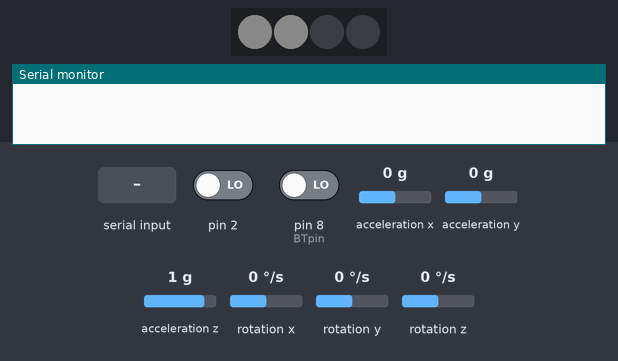
The sketch below on a simulated Arduino Uno, built with avr-gcc and run on an emulated ATmega328P. Parts: 4 RGB LEDs in strip order, left to right, the last lines printed to the serial monitor. Inputs (shaded band) come from the test bench; at power-on: rotation x 0 °/s, rotation y 0 °/s, rotation z 0 °/s, pin 2 LOW, pin 8 (BTpin) LOW, acceleration x 0 g, acceleration y 0 g, acceleration z 1 g. Dim RGB values are drawn brighter than linear; the local clock reads 2024-03-15 10:24:30 at power-on unless the sketch sets it; storage starts empty; the sensor or clock chip raises its interrupt line as the real part does.

Above: at 6.5 s.
6.6 s: "0," received over the second serial link
At 7.3 s:
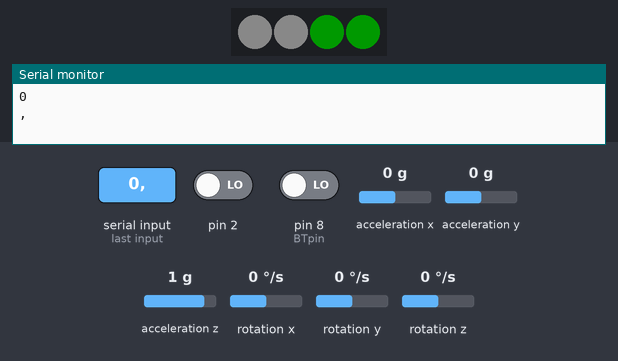
8.1 s: rotation x set to 100 °/s
At 10.5 s:
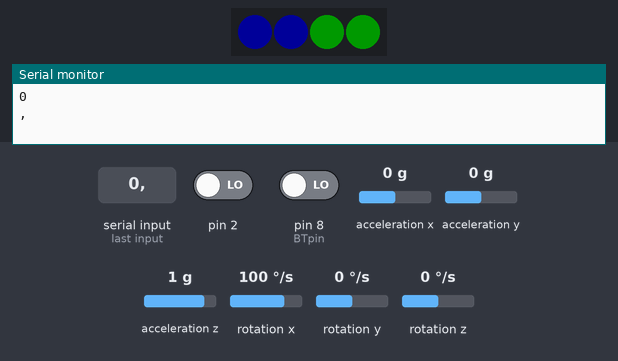
11.1 s: "1," received over the second serial link
At 12.1 s:
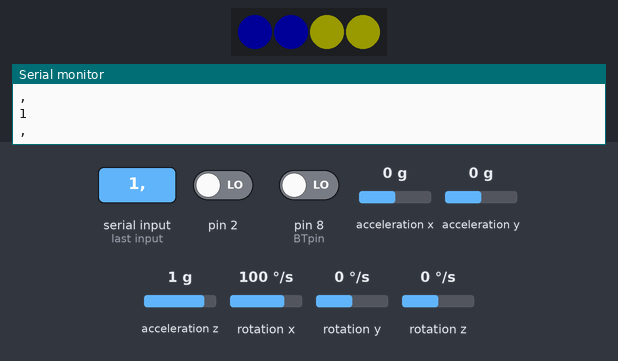
12.7 s: "2," received over the second serial link
At 13.9 s:
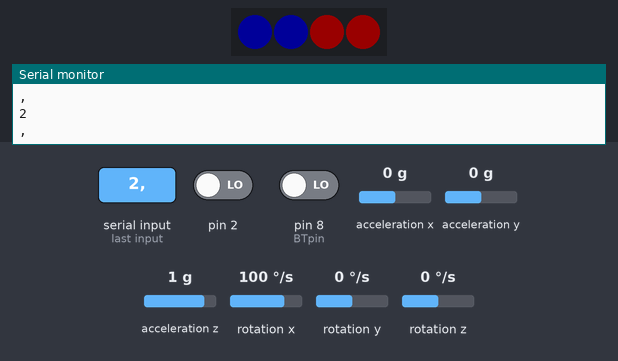
14.2 s: rotation y set to -100 °/s
At 17.0 s:
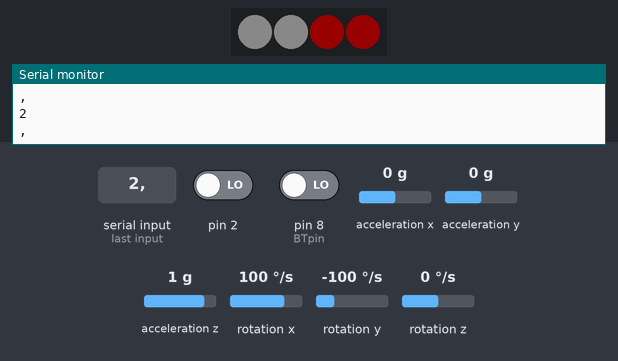
17.2 s: rotation z set to 8 °/s
At 19.3 s:
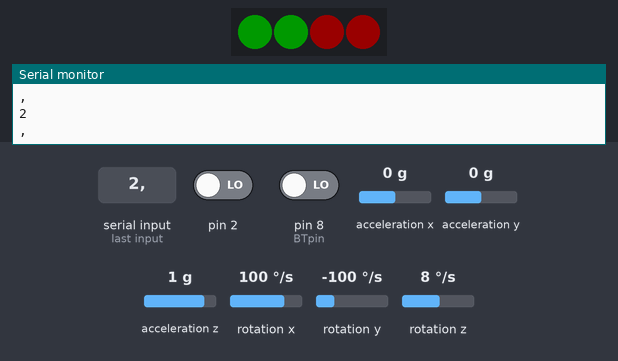
Timing chart, 0 to 20.8 s (numbered marks = the images above; inputs shaded):
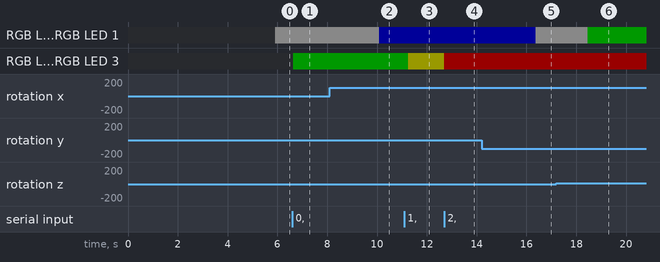

The sketch:

SVM_real_testing.ino
```cpp
  #include <SoftwareSerial.h>
#include <virtuabotixRTC.h>
#include "I2Cdev.h"
#include "SdFat.h"
#include <PololuLedStrip.h>

PololuLedStrip<9> ledStrip;
rgb_color colors[4];


#define SD_CS_PIN 10
SdFat SD;
File myFile;
#include "MPU6050_6Axis_MotionApps20.h"

MPU6050 mpu;

#define OUTPUT_READABLE_YAWPITCHROLL
#define OUTPUT_READABLE_REALACCEL

#define PIN_CLK 7
#define PIN_DAT 6
#define PIN_RST 5
virtuabotixRTC my_rtc(PIN_CLK, PIN_DAT, PIN_RST);

//for Bluetooth device
int BTpin = 8;
SoftwareSerial mySerial(4, 3); // RX, TX


// MPU control/status vars
bool dmpReady = false;  // set true if DMP init was successful
uint8_t mpuIntStatus;   // holds actual interrupt status byte from MPU
uint8_t devStatus;      // return status after each device operation (0 = success, !0 = error)
uint16_t packetSize;    // expected DMP packet size (default is 42 bytes)
uint16_t fifoCount;     // count of all bytes currently in FIFO
uint8_t fifoBuffer[64]; // FIFO storage buffer

// orientation/motion vars
Quaternion q;           // [w, x, y, z]         quaternion container
VectorInt16 aa;         // [x, y, z]            accel sensor measurements
VectorInt16 aaReal;     // [x, y, z]            gravity-free accel sensor measurements
VectorInt16 aaWorld;    // [x, y, z]            world-frame accel sensor measurements
VectorFloat gravity;    // [x, y, z]            gravity vector
//float euler[3];         // [psi, theta, phi]    Euler angle container
float ypr[3];           // [yaw, pitch, roll]   yaw/pitch/roll container and gravity vector
VectorInt16 realGyro;         // [x, y, z]            accel sensor measurements

//for classification
int i=0, MaxX, MinX, GapX, MaxY, MinY, GapY, MaxZ, MinZ, GapZ, GapSumm;
uint16_t  rest = 0, run = 0, stand = 0, walk = 0;
int gyx[10], gyy[10], gyz[10];
String StoServer = "\0";
int activity;

volatile bool mpuInterrupt = false;     // indicates whether MPU interrupt pin has gone high
void dmpDataReady() {
    mpuInterrupt = true;
}

int freeRam ()
{
  extern int __heap_start, *__brkval;
  int v;
  return (int) &v - (__brkval == 0 ? (int) &__heap_start : (int) __brkval);
}

// ================================================================
// ===                      INITIAL SETUP                       ===
// ================================================================

void setup() {
  // set the BTpin for input
   Serial.begin(9600);
   mySerial.begin(9600);
   pinMode(BTpin, INPUT);
   //seconds, minutes, hours, day of the week, day of the month, month, year
  //my_rtc.setDS1302Time(0,34,9,32,05,04,2019);

   // see if the card is present and can be initialized:
   if (!SD.begin(SD_CS_PIN)) {
      //Serial.println("SD failed");
      return;
    }
    Wire.begin();

  while (!Serial);
  // initialize device
    //Serial.println(F("Initializing I2C devices..."));
    mpu.initialize();

  // verify connection
  delay(3000);

  devStatus = mpu.dmpInitialize();

    // supply your own gyro offsets here, scaled for min sensitivity
//    mpu.setXAccelOffset(-1771);
//    mpu.setYAccelOffset(-310);
//    mpu.setZAccelOffset(1394);
//    mpu.setXGyroOffset(50);
//    mpu.setYGyroOffset(34);
//    mpu.setZGyroOffset(42);

  if (devStatus == 0) {
        // turn on the DMP, now that it's ready

        mpu.setDMPEnabled(true);

        // enable Arduino interrupt detection

        attachInterrupt(0, dmpDataReady, RISING);
        mpuIntStatus = mpu.getIntStatus();

        // set our DMP Ready flag so the main loop() function knows it's okay to use it

        dmpReady = true;

        // get expected DMP packet size for later comparison
        packetSize = mpu.dmpGetFIFOPacketSize();
    }
  // see if the card is present and can be initialized:
  delay(500);
  freeRam ();
}


// ================================================================
// ===                    MAIN PROGRAM LOOP                     ===
// ================================================================

uint32_t timer = millis();
uint32_t SDtimer = millis();
uint32_t BLtimer = millis();

void loop() {
    my_rtc.updateTime();

  // if programming failed, don't try to do anything
    if (!dmpReady) return;

    // reset interrupt flag and get INT_STATUS byte
    mpuInterrupt = false;
    mpuIntStatus = mpu.getIntStatus();

    // get current FIFO count
    fifoCount = mpu.getFIFOCount();


    // check for overflow (this should never happen unless our code is too inefficient)
    if ((mpuIntStatus & 0x10) || fifoCount == 1024) {
        // reset so we can continue cleanly
        mpu.resetFIFO();
        //Serial.println(F("FIFO overflow!"));

    // otherwise, check for DMP data ready interrupt (this should happen frequently)
    } else if (mpuIntStatus & 0x02) {
        // wait for correct available data length, should be a VERY short wait
        while (fifoCount < packetSize) fifoCount = mpu.getFIFOCount();

        // read a packet from FIFO
        mpu.getFIFOBytes(fifoBuffer, packetSize);

        // track FIFO count here in case there is > 1 packet available
        // (this lets us immediately read more without waiting for an interrupt)
        fifoCount -= packetSize;
/********************************************SD card and bluetooth manipulation fuction*******************************************/


       #ifdef OUTPUT_READABLE_REALACCEL
            // display real acceleration, adjusted to remove gravity
            mpu.dmpGetQuaternion(&q, fifoBuffer);
            mpu.dmpGetAccel(&aa, fifoBuffer);
            mpu.dmpGetGravity(&gravity, &q);
            mpu.dmpGetLinearAccel(&aaReal, &aa, &gravity);
            mpu.dmpGetGyro(&realGyro, fifoBuffer);
            cls();

        #endif
    }
       if (digitalRead(BTpin)==HIGH){
                   if (SD.exists("test_2.csv")) {
                     myFile = SD.open("test_2.csv"); // open "file.csv" to read data
                      // Serial.println("--- Reading start ---");
                     while((myFile.available() != -1) && (myFile.available()>0)){
                         String sdactivity = myFile.readStringUntil(',');
                         String sdYears = myFile.readStringUntil(',');
                         String sdMonth = myFile.readStringUntil(',');
                         String sdDMonth = myFile.readStringUntil(',');
                         String sdHours = myFile.readStringUntil(',');
                         String sdMins = myFile.readStringUntil(',');
                         String sdSec = myFile.readStringUntil(',');
                         String behaf = myFile.readStringUntil('\n');

                         mySerial.print("[" + sdactivity + "," +  sdYears + "," +  sdMonth + "," +  sdDMonth + "," +  sdHours + "," +  sdMins + "," +  sdSec + "]\n");
                         delay(500); //actually 500 min/s
                     } // close the file:
                     myFile.close();
                     SD.remove("test_2.csv");
                     delay(100);
                   } else {
                        if (BLtimer > millis())  BLtimer = millis();
                          if (millis() - BLtimer > 5000) {
                            BLtimer = millis(); // reset the timer
                            mySerial.print("["+ String(realGyro.x) + "," + String(realGyro.y) + "," + String(realGyro.z) + "," + String(aa.x) + "," + String(aa.y) + "," + String(aa.z) + "]\n");
                          }
                   }
       }
       else{
        SDCARD_W(activity);
       }

      if (mySerial.available()){char inChar = (char)mySerial.read();
          Serial.println(inChar);
          if(inChar == '0'){HealthSetColor(0,25,0);}
          else if(inChar == '1'){HealthSetColor(25,25,0);}
          else if(inChar == '2'){HealthSetColor(25,0,0);}
      }
   delay(100);

}

void SDCARD_W (int activity)
{
  if (SDtimer > millis())  SDtimer = millis();
     if (millis() - SDtimer > 5000) {
        SDtimer = millis(); // reset the timer
        myFile = SD.open("test_2.csv", FILE_WRITE);
        if(myFile)
        {
          myFile.print(activity);
          myFile.print(",");
          myFile.print(my_rtc.year);
          myFile.print(",");
          myFile.print(my_rtc.month);
          myFile.print(",");
          myFile.print(my_rtc.dayofmonth);
          myFile.print(",");
          myFile.print(my_rtc.hours);
          myFile.print(",");
          myFile.print(my_rtc.minutes);
          myFile.print(",");
          myFile.print(my_rtc.seconds);
          myFile.print(",");
          myFile.println(0);
          myFile.close();
        }
     }
  }


/********************************************activity led fuction******************************************************/
void ActivitySetColor(int red1, int green1, int blue1)
{
  rgb_color color;
  color.red = red1;
  color.green = green1;
  color.blue = blue1;

    // Update the colors buffer.
      for(uint16_t i = 0; i < 2; i++)
      {
        colors[i] = color;
      }
      // Write to the LED strip.
      ledStrip.write(colors, 4);
}

/********************************************health led fuction******************************************************/
void HealthSetColor(int red1, int green1, int blue1)
{
  rgb_color color;
  color.red = red1;
  color.green = green1;
  color.blue = blue1;

    // Update the colors buffer.
      for(uint16_t i = 2; i < 4; i++)
      {
        colors[i] = color;
      }
      // Write to the LED strip.
      ledStrip.write(colors, 4);
}

/********************************************Classification fuction******************************************************/
void cls()
{
    if (timer > millis())  timer = millis();
     if (millis() - timer > 10) {
        timer = millis(); // reset the timer
            gyx[i] = realGyro.x;
            gyy[i] = realGyro.y;
            gyz[i] = realGyro.z;

            i++;
             if(i == 10 ) {
               MaxX = gyx[0];
               MinX = gyx[0];
               MaxY = gyy[0];
               MinY = gyy[0];
               MaxZ = gyz[0];
               MinZ = gyz[0];

               for(int j = 0 ; j < 10; j++){
                  if(MaxX < gyx[j]) MaxX = gyx[j];
                  if(MinX > gyx[j]) MinX = gyx[j];
                  if(MaxY < gyy[j]) MaxY = gyy[j];
                  if(MinY > gyy[j]) MinY = gyy[j];
                  if(MaxZ < gyz[j]) MaxZ = gyz[j];
                  if(MinZ > gyz[j]) MinZ = gyz[j];

                  //if(roll[j] > 45 || roll[j] < -45) rest =rest + 1;
               }

               GapX = MaxX - MinZ;
               GapY = MaxY - MinZ;
               GapZ = MaxZ - MinZ;
               GapSumm = GapX + GapY + GapZ;

               if(GapSumm >= 0 && GapSumm <= 100) { stand++; if(stand >= 1){activity = 2; walk = 0; run = 0; ActivitySetColor(10, 10, 10); }} //standing
               if(GapSumm > 100 && GapSumm <= 240) { walk++; if(walk >= 1){activity = 1; stand = 0; walk = 0; run = 0; rest = 0; ActivitySetColor(0, 25, 0); }} //walking
               if(GapSumm > 240)  {run++; if(run >= 1){activity = 0; stand = 0; walk = 0; run = 0; rest = 0; ActivitySetColor(0, 0, 25);  }} //running
               if(stand >= 10) { activity = 3; ActivitySetColor(0, 0, 0); } //resting
               i = 0;
//             rest = 0;
             }
             delay(98);
     }
}
```

Measured:
- after the input at 6.6 s, RGB LED 2, RGB LED 3: off → RGB(0, 25, 0) after 0.05 s
- after the input at 8.1 s, RGB LED 0, RGB LED 1: RGB(10, 10, 10) → RGB(0, 0, 25) after 2.0 s
- after the input at 11.1 s, RGB LED 2, RGB LED 3: RGB(0, 25, 0) → RGB(25, 25, 0) after 0.15 s
- after the input at 12.7 s, RGB LED 2, RGB LED 3: RGB(25, 25, 0) → RGB(25, 0, 0) at once
- after the input at 14.2 s, RGB LED 0, RGB LED 1: RGB(0, 0, 25) → RGB(10, 10, 10) after 2.2 s
- after the input at 17.2 s, RGB LED 0, RGB LED 1: RGB(10, 10, 10) → RGB(0, 25, 0) after 1.3 s
